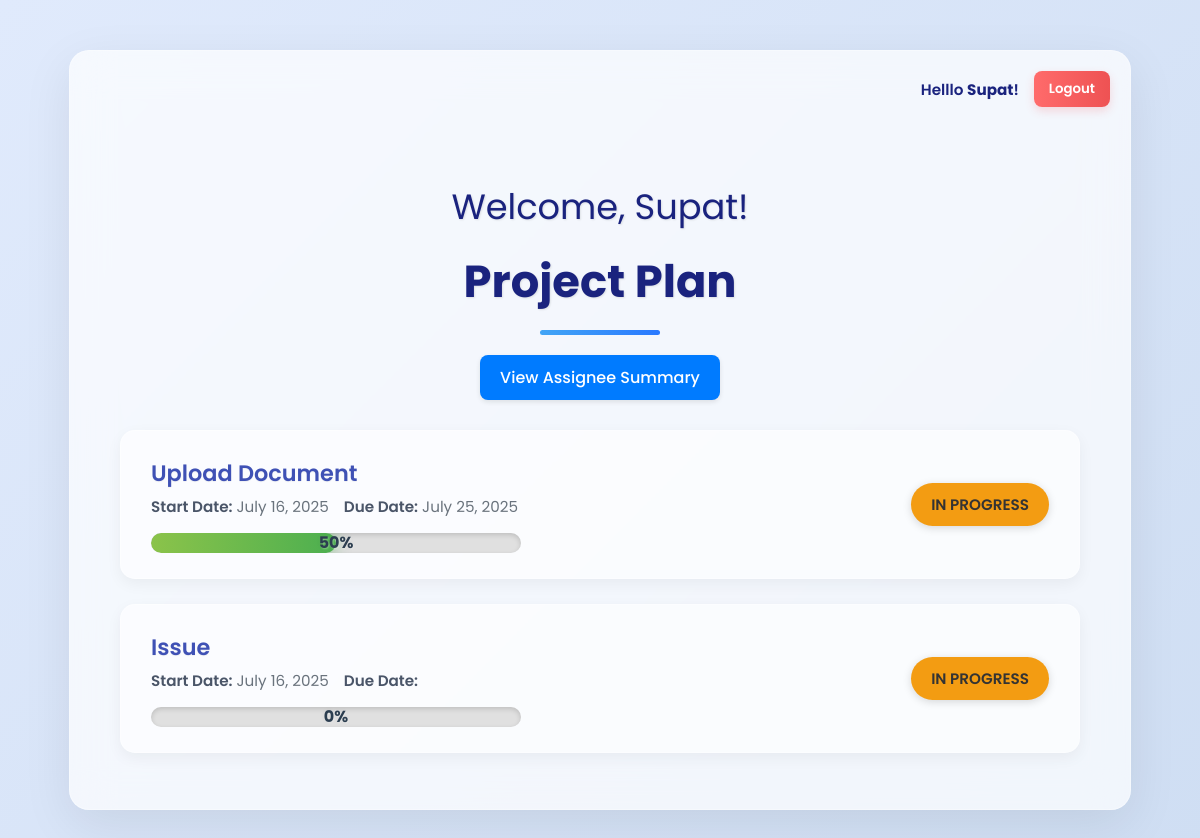
Page /projects/ (signed in) on the committed database.
### MyTasks/models.py (models this page shows, shortened)
class Project(models.Model):
    STATUS_CHOICES = [
        ('to_do', 'To Do'),
        ('in_progress', 'In Progress'),
        ('completed', 'Completed'),
        ('on_hold', 'On Hold'),
    ]
    project_name = models.CharField(max_length=200)
    description = models.TextField()
    start_date = models.DateField()
    due_date = models.DateField(null=True, blank=True)
    status = models.CharField(max_length=20, choices=STATUS_CHOICES, default='to_do')

### MyTasks/views.py (the view)
# urls.py: path('projects/', ProjectListView.as_view(), name='project-list'),
class ProjectListView(LoginRequiredMixin, ListView):
    model = Project
    template_name = 'MyTasks/project_list.html'
    context_object_name = 'projects'
    def get_queryset(self):
        queryset = super().get_queryset()
        queryset = queryset.annotate(
            total_tasks=Count('tasks', distinct=True),
            completed_tasks=Count('tasks', filter=Q(tasks__status='completed'), distinct=True)
        )
        for project in queryset:
            if project.total_tasks > 0:
                project.completion_percentage = int((project.completed_tasks / project.total_tasks) * 100)
            else:
                project.completion_percentage = 0
            if project.due_date:
                today = date.today()
                delta = project.due_date - today
                project.days_left = delta.days
                project.is_due_soon = delta.days <= 7 # Consider due soon if 7 days or less
                if delta.days < 0:
                    project.overdue_days_abs = abs(delta.days)
            else:
                project.days_left = None
                project.is_due_soon = False
                project.overdue_days_abs = None
        return queryset
    def get_context_data(self, **kwargs):
        context = super().get_context_data(**kwargs)
        user = self.request.user
        if user.is_authenticated:
            user_assigned_pending_tasks_count = Task.objects.filter(
                assigned_to=user,
                status__in=['to_do', 'in_progress', 'on_hold']
            ).count()
            context['user_assigned_pending_tasks_count'] = user_assigned_pending_tasks_count
        else:
            context['user_assigned_pending_tasks_count'] = 0 # กำหนดเป็น 0 ถ้าผู้ใช้ไม่ได้เข้าสู่ระบบ
        return context

### MyTasks/templates/MyTasks/project_list.html (shortened to what this page needs)
<!DOCTYPE html>
<html lang="en">
<head>
</head>
<body>
    <div class="dashboard-container">
        <div class="user-actions">
            {% if user.is_authenticated %}
                <span class="username-display">Helllo <strong>{{ user.username }}</strong>!</span>
                <form action="{% url 'logout' %}" method="post" style="display:inline;">
                    <button type="submit" class="logout-button">Logout</button>
                </form>
            {% else %}
                <a href="{% url 'login' %}" class="login-button">Login</a>
            {% endif %}
        </div>
        <div class="dashboard-header">
            <h2 class="welcome-message"></h2>
            <h1>Project Plan</h1>
            <span class="header-underline"></span>
        </div>
        <div class="button-container">
            <a href="{% url 'assignee-summary' %}" class="summary-button">View Assignee Summary</a>
        </div>
        <ul>
            {% for project in projects %}
                <li class="project-card">
                    <div class="project-info">
                        <a href="{% url 'project-detail' project.pk %}">{{ project.project_name }}</a>
                        <div class="project-dates">
                            <span class="date-item"><strong>Start Date:</strong> {{ project.start_date|date:"F j, Y" }}</span>
                            <span class="date-item"><strong>Due Date:</strong> {{ project.due_date|date:"F j, Y" }}</span>
                        </div>
                        <div class="project-completion">
                            <div class="progress-bar-container">
                                <div class="progress-bar-fill" style="width: {{ project.completion_percentage }}%;"></div>
                                <span class="progress-bar-text">{{ project.completion_percentage }}%</span>
                            </div>
                        </div>
                    </div>
                    <span class="project-status status-{{ project.status|lower|slugify }}">
                        {{ project.get_status_display }}
                    </span>
                </li>
            {% empty %}
                <li class="empty-state">No projects found.</li>
            {% endfor %}
        </ul>
    </div>
</body>
</html>

### MyTasks/templates/MyTasks/project_list.html (style rules this page uses)
body { font-family: 'Poppins', sans-serif; background: linear-gradient(135deg, #e0eafc 0%, #cfdef3 100%); margin: 0; padding: 50px 20px; color: #333; display: flex; justify-content: center; align-items: center; min-height: 100vh; box-sizing: border-box; }
.dashboard-container { width: 100%; max-width: 960px; background: rgba(255, 255, 255, 0.7); backdrop-filter: blur(20px); -webkit-backdrop-filter: blur(20px); border: 1px solid rgba(255, 255, 255, 0.3); border-radius: 20px; box-shadow: 0 15px 50px rgba(0, 0, 0, 0.08); padding: 40px 50px; transition: transform 0.4s ease, box-shadow 0.4s ease; margin: auto; }
.dashboard-header { text-align: center; margin-bottom: 40px; position: relative; padding-top: 60px; }
h1 { font-size: 2.8rem; font-weight: 700; color: #1a237e; margin: 0; text-shadow: 1px 1px 2px rgba(0, 0, 0, 0.1); }
.header-underline { display: block; width: 120px; height: 5px; background: linear-gradient(90deg, #42a5f5, #2979ff); margin: 15px auto 0; border-radius: 3px; }
.user-actions { position: absolute; top: 20px; right: 20px; display: flex; align-items: center; gap: 15px; font-size: 0.95rem; font-weight: 500; }
.user-actions .username-display { color: #1a237e; font-weight: 600; }
.user-actions form { margin: 0; padding: 0; display: inline-block; }
.user-actions button.logout-button { background: linear-gradient(90deg, #ff6b6b, #ee5253); color: white; padding: 8px 15px; border: none; border-radius: 8px; cursor: pointer; text-decoration: none; transition: background 0.3s ease, transform 0.2s ease; box-shadow: 0 4px 10px rgba(238, 82, 83, 0.2); font-weight: 600; font-family: 'Poppins', sans-serif; }
.welcome-message { font-size: 2.2rem; font-weight: 400; color: #1a237e; margin-bottom: 15px; text-align: center; white-space: nowrap; display: inline-block; border-right: 3px solid #1a237e; animation: blink-caret .75s step-end infinite; vertical-align: middle; text-shadow: 1px 1px 2px rgba(0, 0, 0, 0.1); }
.button-container { text-align: center; margin-top: -20px; margin-bottom: 30px; }
.summary-button { display: inline-block; background: #007bff; color: white; padding: 10px 20px; border: none; border-radius: 8px; cursor: pointer; font-size: 1rem; font-weight: 500; text-decoration: none; transition: background-color 0.2s ease, box-shadow 0.2s ease; box-shadow: 0 2px 5px rgba(0, 0, 0, 0.1); }
ul { list-style: none; padding: 0; display: grid; gap: 25px; }
li.project-card { background: rgba(255, 255, 255, 0.6); border: 1px solid rgba(255, 255, 255, 0.4); border-radius: 15px; padding: 25px 30px; display: flex; justify-content: space-between; align-items: center; box-shadow: 0 5px 15px rgba(0, 0, 0, 0.05); transition: all 0.3s ease; flex-wrap: wrap; }
.project-info { display: flex; flex-direction: column; flex-grow: 1; margin-right: 20px; }
.project-info a { text-decoration: none; font-size: 1.4rem; font-weight: 600; color: #3f51b5; transition: color 0.2s ease; text-shadow: 0 1px 1px rgba(0,0,0,0.05); margin-bottom: 5px; }
.project-dates { display: flex; gap: 15px; font-size: 0.95rem; color: #6a737d; flex-wrap: wrap; margin-bottom: 10px; }
.project-dates strong { font-weight: 600; color: #4a5568; margin-right: 4px; }
.date-item { display: flex; align-items: center; }
.project-completion { width: 50%; margin-top: 5px; }
.progress-bar-container { width: 100%; height: 20px; background-color: #e0e0e0; border-radius: 15px; overflow: hidden; position: relative; box-shadow: inset 0 2px 5px rgba(0,0,0,0.15); border: 1: px solid rgba(255,255,255,0.4); }
.progress-bar-fill { height: 100%; background: linear-gradient(to right, #8BC34A, #4CAF50); border-radius: 15px; text-align: center; color: white; transition: width 0.8s cubic-bezier(0.25, 0.46, 0.45, 0.94); position: absolute; top: 0; left: 0; box-shadow: 0 0 15px rgba(76, 175, 80, 0.6); }
.progress-bar-text { position: absolute; width: 100%; text-align: center; line-height: 20px; color: #2c3e50; font-weight: 700; z-index: 1; text-shadow: 1px 1px 2px rgba(255,255,255,0.3), 0 0 5px rgba(0,0,0,0.05); }
.project-status { display: inline-block; padding: 10px 20px; border-radius: 25px; font-size: 0.95rem; font-weight: 600; color: #ffffff; text-transform: uppercase; box-shadow: 0 2px 8px rgba(0, 0, 0, 0.15); animation: fadeIn 0.5s ease-in-out; flex-shrink: 0; }
.status-in_progress { background: #f39c12; color: #333; }

### rows in the picture
Project: project_name "Upload Document", start_date "July 16, 2025", due_date "July 25, 2025", completion_percentage "50", status "IN PROGRESS"
Project: project_name "Issue", start_date "July 16, 2025", completion_percentage "0", status "IN PROGRESS"

### other values in the picture
{{ user.username }} "Supat"
